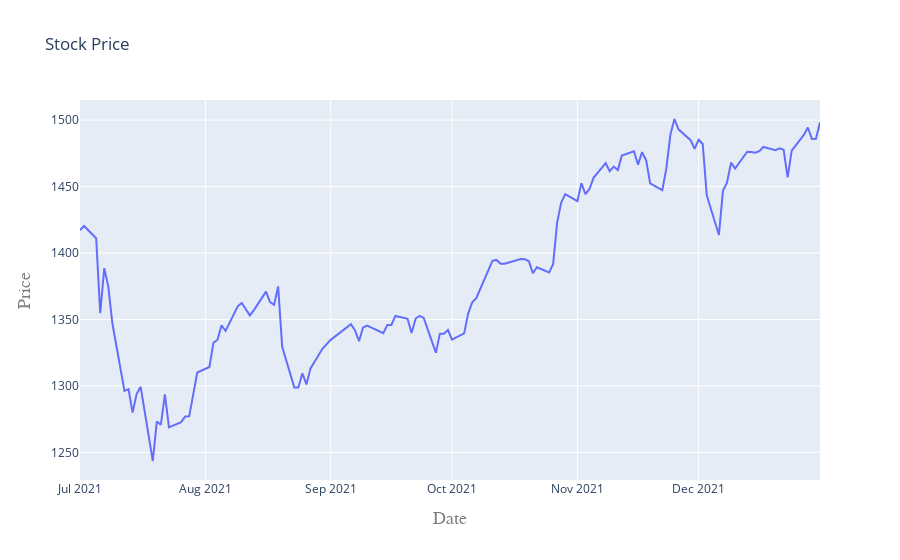

Here is the notebook cell this chart was saved with:
### Code cell
iplot(plot)

### Figure 1 — Plotly figure (JSON) as saved in the notebook; plotly's stock layout.template omitted (floating-point values rounded to 4 significant figures; data arrays with more than 128 entries replaced by an {"elided": "..."} marker saying what was removed)
{"data": [{"type": "scatter", "x": {"elided": "130 str values"}, "y": {"elided": "130 float values"}}], "layout": {"title": {"text": "Stock Price"}, "xaxis": {"title": {"font": {"color": "#7f7f7f", "family": "Courier New, monospace", "size": 18}, "text": "Date"}}, "yaxis": {"title": {"font": {"color": "#7f7f7f", "family": "Courier New, monospace", "size": 18}, "text": "Price"}}}}
